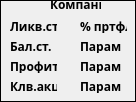
              <widget class="QWidget" name="company_4" native="true">
               <property name="font">
                <font>
                 <family>Pobeda</family>
                 <weight>75</weight>
                 <bold>true</bold>
                </font>
               </property>
               <property name="autoFillBackground">
                <bool>false</bool>
               </property>
               <property name="styleSheet">
                <string notr="true">border-style: solid; border-width: 1px; border-color: black;</string>
               </property>
               <widget class="QLabel" name="stocks_name_7">
                <property name="geometry">
                 <rect>
                  <x>50</x>
                  <y>-4</y>
                  <width>51</width>
                  <height>16</height>
                 </rect>
                </property>
                <property name="styleSheet">
                 <string notr="true">border-style: none</string>
                </property>
                <property name="text">
                 <string>Компания</string>
                </property>
               </widget>
               <widget class="QLabel" name="cur_price_7">
                <property name="geometry">
                 <rect>
                  <x>10</x>
                  <y>20</y>
                  <width>47</width>
                  <height>13</height>
                 </rect>
                </property>
                <property name="styleSheet">
                 <string notr="true">border-style: none</string>
                </property>
                <property name="text">
                 <string>Ликв.ст.</string>
                </property>
               </widget>
               <widget class="QLabel" name="book_price_7">
                <property name="geometry">
                 <rect>
                  <x>10</x>
                  <y>40</y>
                  <width>47</width>
                  <height>13</height>
                 </rect>
                </property>
                <property name="styleSheet">
                 <string notr="true">border-style: none</string>
                </property>
                <property name="text">
                 <string>Бал.ст.</string>
                </property>
               </widget>
               <widget class="QLabel" name="profit_7">
                <property name="geometry">
                 <rect>
                  <x>10</x>
                  <y>60</y>
                  <width>47</width>
                  <height>13</height>
                 </rect>
                </property>
                <property name="styleSheet">
                 <string notr="true">border-style: none</string>
                </property>
                <property name="text">
                 <string>Профит</string>
                </property>
               </widget>
               <widget class="QLabel" name="stocks_amount_7">
                <property name="geometry">
                 <rect>
                  <x>10</x>
                  <y>80</y>
                  <width>47</width>
                  <height>13</height>
                 </rect>
                </property>
                <property name="styleSheet">
                 <string notr="true">border-style: none</string>
                </property>
                <property name="text">
                 <string>Клв.акц</string>
                </property>
               </widget>
               <widget class="QLabel" name="percent_portfel_7">
                <property name="geometry">
                 <rect>
                  <x>80</x>
                  <y>20</y>
                  <width>47</width>
                  <height>13</height>
                 </rect>
                </property>
                <property name="styleSheet">
                 <string notr="true">border-style: none</string>
                </property>
                <property name="text">
                 <string>% пртфл</string>
                </property>
               </widget>
               <widget class="QLabel" name="param1_7">
                <property name="geometry">
                 <rect>
                  <x>80</x>
                  <y>40</y>
                  <width>47</width>
                  <height>13</height>
                 </rect>
                </property>
                <property name="styleSheet">
                 <string notr="true">border-style: none</string>
                </property>
                <property name="text">
                 <string>Парам</string>
                </property>
               </widget>
               <widget class="QLabel" name="param3_7">
                <property name="geometry">
                 <rect>
                  <x>80</x>
                  <y>80</y>
                  <width>47</width>
                  <height>13</height>
                 </rect>
                </property>
                <property name="styleSheet">
                 <string notr="true">border-style: none</string>
                </property>
                <property name="text">
                 <string>Парам</string>
                </property>
               </widget>
               <widget class="QLabel" name="label_31">
                <property name="geometry">
                 <rect>
                  <x>80</x>
                  <y>60</y>
                  <width>47</width>
                  <height>13</height>
                 </rect>
                </property>
                <property name="styleSheet">
                 <string notr="true">border-style: none</string>
                </property>
                <property name="text">
                 <string>Парам</string>
                </property>
               </widget>
              </widget>
